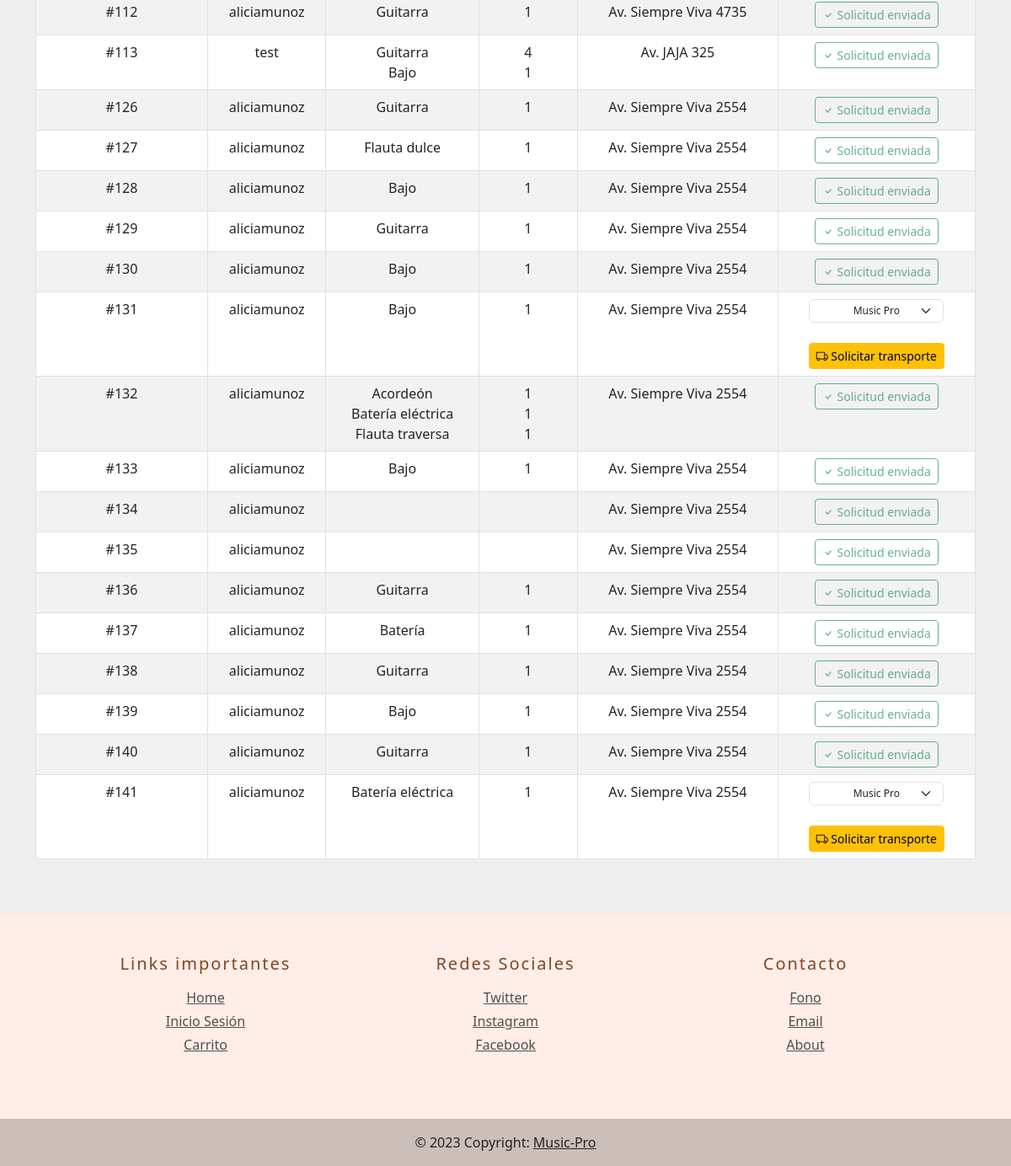
The app's page /transporte/ (signed in, lower part), older data.
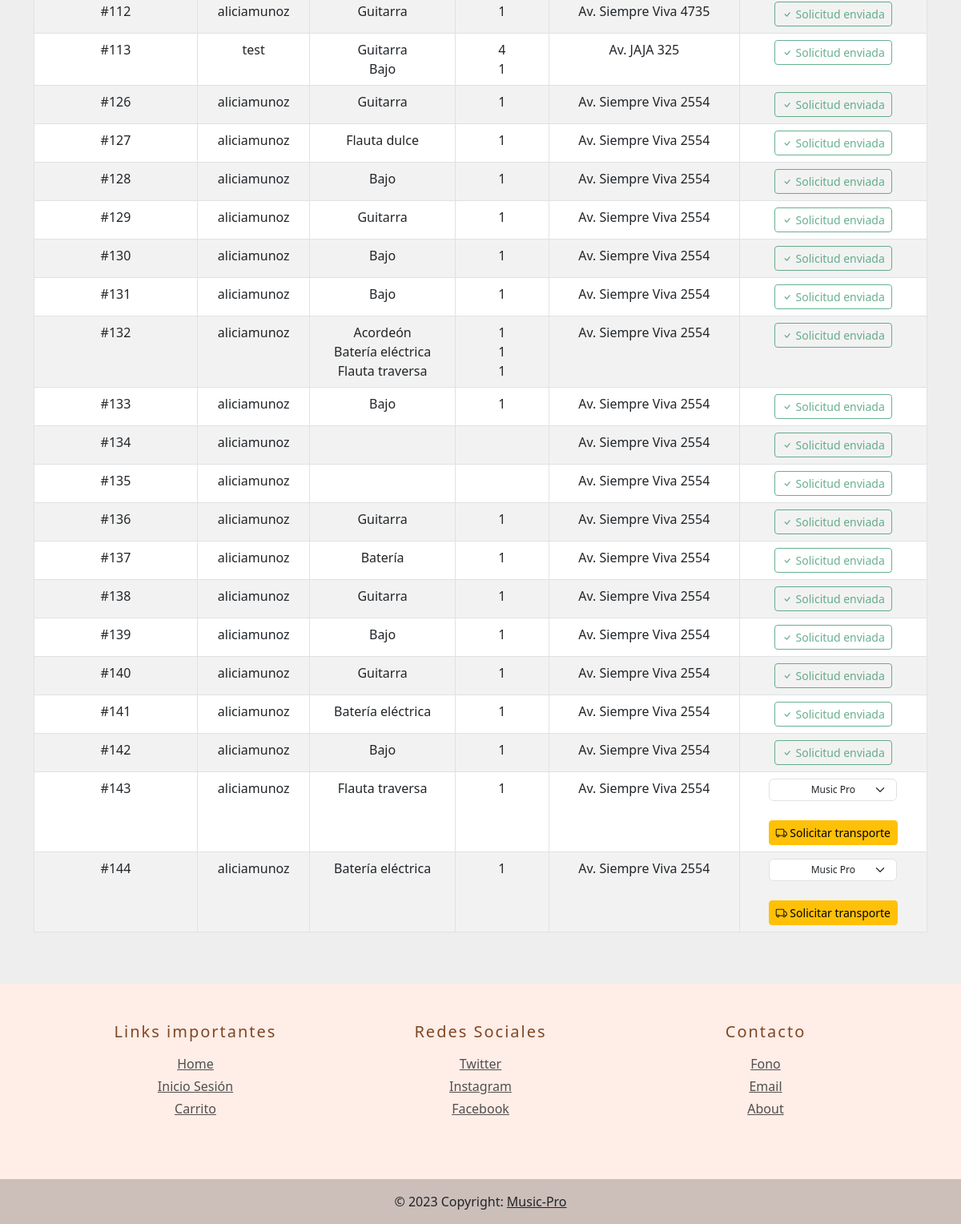
The same page, newer data.
### MusicPro/models.py (models this page shows, shortened)
class OrdenCompra(models.Model):
    usuario = models.ForeignKey(User, on_delete=models.CASCADE)
    fecha = models.DateTimeField(auto_now_add=True)
    productos = models.ManyToManyField('Producto', through='ItemOrdenCompra')
    direccion_envio = models.CharField(blank=True, max_length=70, verbose_name='Dirección del pedido', null=True)
    solicitud_exitosa = models.BooleanField(default=False, verbose_name='Solicitud exitosa')
    email = models.EmailField(default='example@example.com')
    class Meta:
        verbose_name_plural = "ordenes"

class Producto(models.Model):
    id = models.AutoField(primary_key=True, unique=True)
    nombre = models.CharField(max_length=50)
    precio = models.IntegerField()
    descripcion = models.TextField()
    imagen = models.ImageField(upload_to='productos', null=True)
    cantidad = models.IntegerField(default=0)
    tipo_instrumento = models.CharField(max_length=50, null=True)

class ItemOrdenCompra(models.Model):
    producto = models.ForeignKey('Producto', on_delete=models.CASCADE)
    orden_compra = models.ForeignKey('OrdenCompra', on_delete=models.CASCADE)
    cantidad = models.PositiveIntegerField()
    class Meta:
        verbose_name_plural = "items"

### MusicPro/views.py (the view, shortened to what this page needs)
# urls.py: path('transporte/', views.transporte, name='transporte'),
def transporte(request):
    if request.user.is_superuser:
        ordenes = OrdenCompra.objects.all()
        items = ItemOrdenCompra.objects.all()
        context = {
            'ordenes': ordenes,
            'items':items,
            }
    else:
        return render(request, '404.html')
    return render(request, 'transporte.html', context)

### MusicPro/templates/transporte.html (shortened to what this page needs)
{% extends "baseHome.html" %}
{% load static %}
{% block content %}
<div class="container mt-5 mb-5">
    <div class="row">
        <div class="col-12 text-center">
            <div class="table-responsive">
                <table class="table table-striped table-bordered">
                    <tbody>
                        {% for orden in ordenes %}
                        <tr>
                            <td>#{{ orden.id }}</td>
                            <td>{{ orden.usuario.username }}</td>
                            <td>
                                {% for item in orden.productos.all %}
                                {{ item.nombre }}
                                <br>
                                {% endfor %}
                            </td>
                            <td>
                                {% for item in orden.itemordencompra_set.all %}
                                {{ item.cantidad }}
                                <br>
                                {% endfor %}
                            </td>
                            <td>{{ orden.direccion_envio }}</td>
                            <td>
                                <form action="{% url 'transporte' %}" method="POST">
                                    {% if orden.solicitud_exitosa %}
                                    <button type="button" class="btn btn-outline-success btn-sm" disabled>
                                        <i class="bi bi-check"></i> Solicitud enviada
                                    </button>
                                    {% else %}
                                    <select name="opcion" id="opcionesTransporte"
                                        class="form-select small-select center-select">
                                        <option value="MusicPro">Music Pro</option>
                                    </select>
                                    <br>
                                    <button type="submit" class="btn btn-warning btn-sm">
                                        <i class="bi bi-truck"></i> Solicitar transporte
                                    </button>
                                    {% endif %}
                                </form>
                            </td>
                        </tr>
                        {% endfor %}
                    </tbody>
                </table>
            </div>
        </div>
    </div>
</div>
{% endblock %}

Row changes from the older to the newer data that the page shows:
changed OrdenCompra id 131: opcion "Music Pro" → (not shown); solicitud_exitosa "Solicitar transporte" → "Solicitud enviada"
changed OrdenCompra id 141: opcion "Music Pro" → (not shown); solicitud_exitosa "Solicitar transporte" → "Solicitud enviada"
added OrdenCompra: id "142", usuario.username "aliciamunoz", direccion_envio "Av. Siempre Viva 2554", solicitud_exitosa True (drawn), Producto (nombre "Bajo")
added ItemOrdenCompra: cantidad "1", shown under "142"
added OrdenCompra: id "143", usuario.username "aliciamunoz", direccion_envio "Av. Siempre Viva 2554", Producto (nombre "Flauta traversa")
added ItemOrdenCompra: cantidad "1", shown under "143"
added OrdenCompra: id "144", usuario.username "aliciamunoz", direccion_envio "Av. Siempre Viva 2554", Producto (nombre "Batería eléctrica")
added ItemOrdenCompra: cantidad "1", shown under "144"
